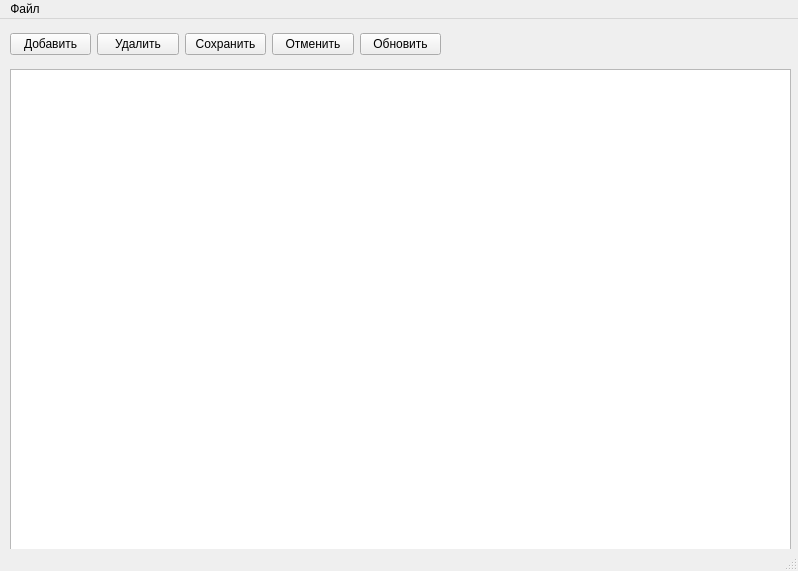
<?xml version="1.0" encoding="UTF-8"?>
<ui version="4.0">
 <class>MainWindow</class>
 <widget class="QMainWindow" name="MainWindow">
  <property name="geometry">
   <rect>
    <x>0</x>
    <y>0</y>
    <width>798</width>
    <height>571</height>
   </rect>
  </property>
  <property name="windowTitle">
   <string>MainWindow</string>
  </property>
  <widget class="QWidget" name="centralwidget">
   <widget class="QWidget" name="horizontalLayoutWidget">
    <property name="geometry">
     <rect>
      <x>10</x>
      <y>10</y>
      <width>431</width>
      <height>31</height>
     </rect>
    </property>
    <layout class="QHBoxLayout" name="horizontalLayout">
     <item>
      <widget class="QPushButton" name="btn_add">
       <property name="text">
        <string>Добавить</string>
       </property>
      </widget>
     </item>
     <item>
      <widget class="QPushButton" name="btn_del">
       <property name="text">
        <string>Удалить</string>
       </property>
      </widget>
     </item>
     <item>
      <widget class="QPushButton" name="btn_save">
       <property name="text">
        <string>Сохранить</string>
       </property>
      </widget>
     </item>
     <item>
      <widget class="QPushButton" name="btn_cancel">
       <property name="text">
        <string>Отменить</string>
       </property>
      </widget>
     </item>
     <item>
      <widget class="QPushButton" name="btn_refresh">
       <property name="text">
        <string>Обновить</string>
       </property>
      </widget>
     </item>
    </layout>
   </widget>
   <widget class="QTableView" name="user_view">
    <property name="geometry">
     <rect>
      <x>10</x>
      <y>50</y>
      <width>781</width>
      <height>481</height>
     </rect>
    </property>
   </widget>
  </widget>
  <widget class="QMenuBar" name="menubar">
   <property name="geometry">
    <rect>
     <x>0</x>
     <y>0</y>
     <width>798</width>
     <height>23</height>
    </rect>
   </property>
   <widget class="QMenu" name="menu">
    <property name="title">
     <string>Файл</string>
    </property>
    <addaction name="menu_open"/>
    <addaction name="menu_close"/>
    <addaction name="separator"/>
    <addaction name="menu_exit"/>
   </widget>
   <addaction name="menu"/>
  </widget>
  <widget class="QStatusBar" name="statusbar"/>
  <action name="menu_open">
   <property name="text">
    <string>Открыть</string>
   </property>
  </action>
  <action name="menu_close">
   <property name="text">
    <string>Закрыть</string>
   </property>
  </action>
  <action name="menu_exit">
   <property name="text">
    <string>Выход</string>
   </property>
  </action>
 </widget>
 <resources/>
 <connections/>
</ui>
